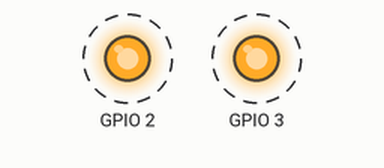
Recording of a program running on a simulated Raspberry Pi (BCM pin numbers). On the bench: output pins drawn as LEDs (lit = HIGH). Dashed ring = blinking.

Above: at 0.2 s.
Timing chart, 0 to 3.0 s (numbered marks = the images above):
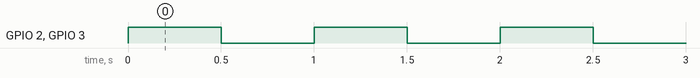

The program:

led_blink.py
```python
import RPi.GPIO as GPIO
import time
GPIO.setmode(GPIO.BCM)
GPIO.setwarnings(False)
GPIO.setup(2,GPIO.OUT)
GPIO.setup(3,GPIO.OUT)
while True:
    GPIO.output(2,GPIO.HIGH)
    GPIO.output(3,GPIO.HIGH)
    time.sleep(0.5)
    GPIO.output(2,GPIO.LOW)
    GPIO.output(3,GPIO.LOW)
    time.sleep(0.5)
```

Measured:
- by itself, GPIO 2, GPIO 3: alternates HIGH for 0.50 s and LOW for 0.50 s
